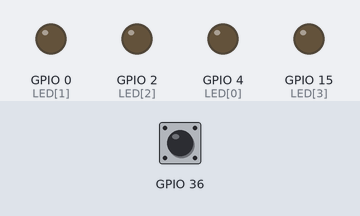
A sketch run on a simulated ESP32. Parts: output pins drawn as LEDs (lit = HIGH). The inputs (shaded band) are chosen by the test bench; at power-on: GPIO 36 HIGH.

Above: at 1.2 s.
1.3 s: GPIO 36 pulsed LOW 2 times (0.12 s each, 0.3 s apart)
At 2.9 s:
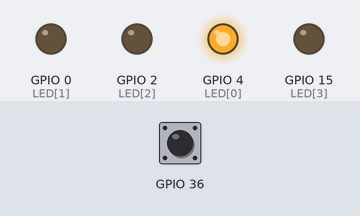
Timing chart, 0 to 4.4 s (numbered marks = the images above; inputs shaded):
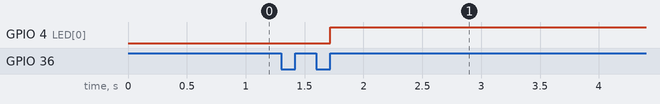

Measured:
- after the input at 1.3 s, GPIO 4 (LED[0]): LOW → HIGH after 0.42 s

The sketch:

esp32_button_delay.ino
```cpp
const byte LED[] = {4, 0, 2, 15};
int num = 0;
bool light = false;
void setup(){
  for (int i=0;i<4;i++){
    pinMode(LED[i], OUTPUT);
  }
  pinMode(36,INPUT);
  pinMode(34, INPUT);
}

void loop() {
  if (digitalRead(36) == false){
    delay(20);

    if (digitalRead(36) == false){
      while (digitalRead(36) == false);
      num = num + 1;
      if (num % 2 == 0){
        light = !light;
      }
    }

  }
  digitalWrite(LED[0],light);
}
```
